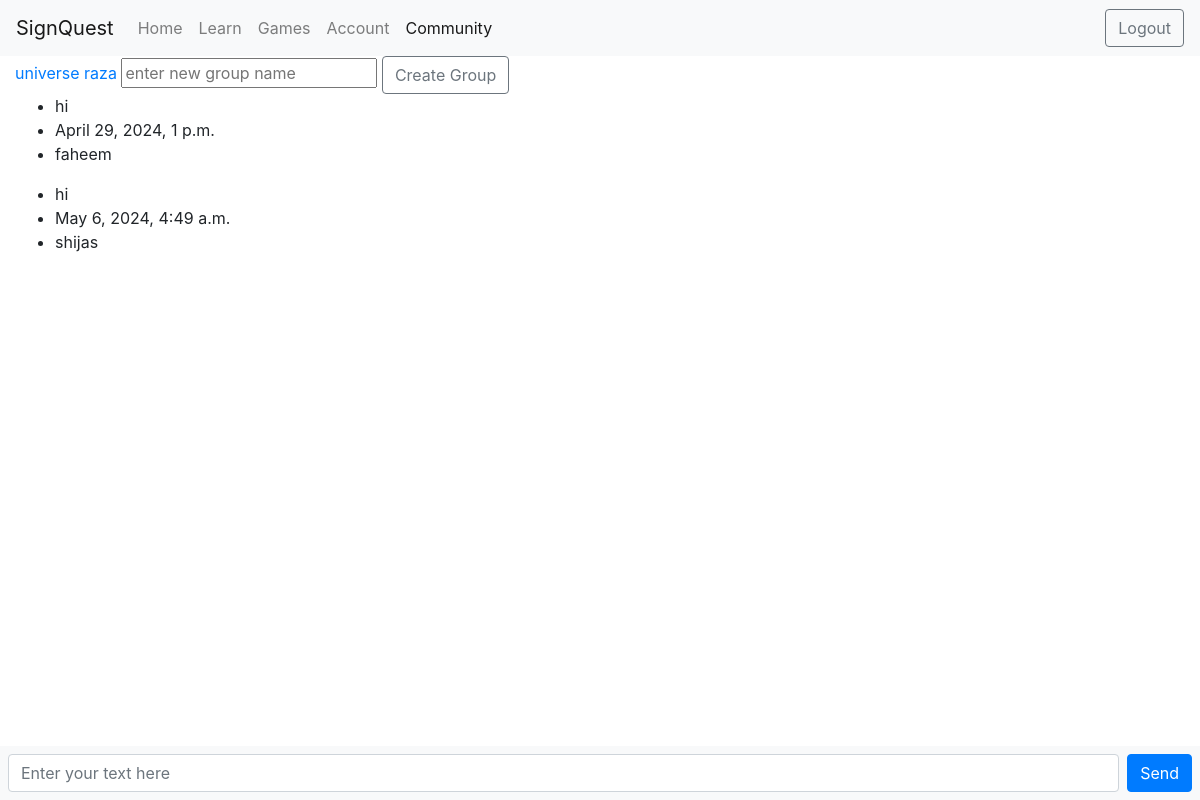
/community/universe/ (signed in), run on an earlier commit of the app's database.
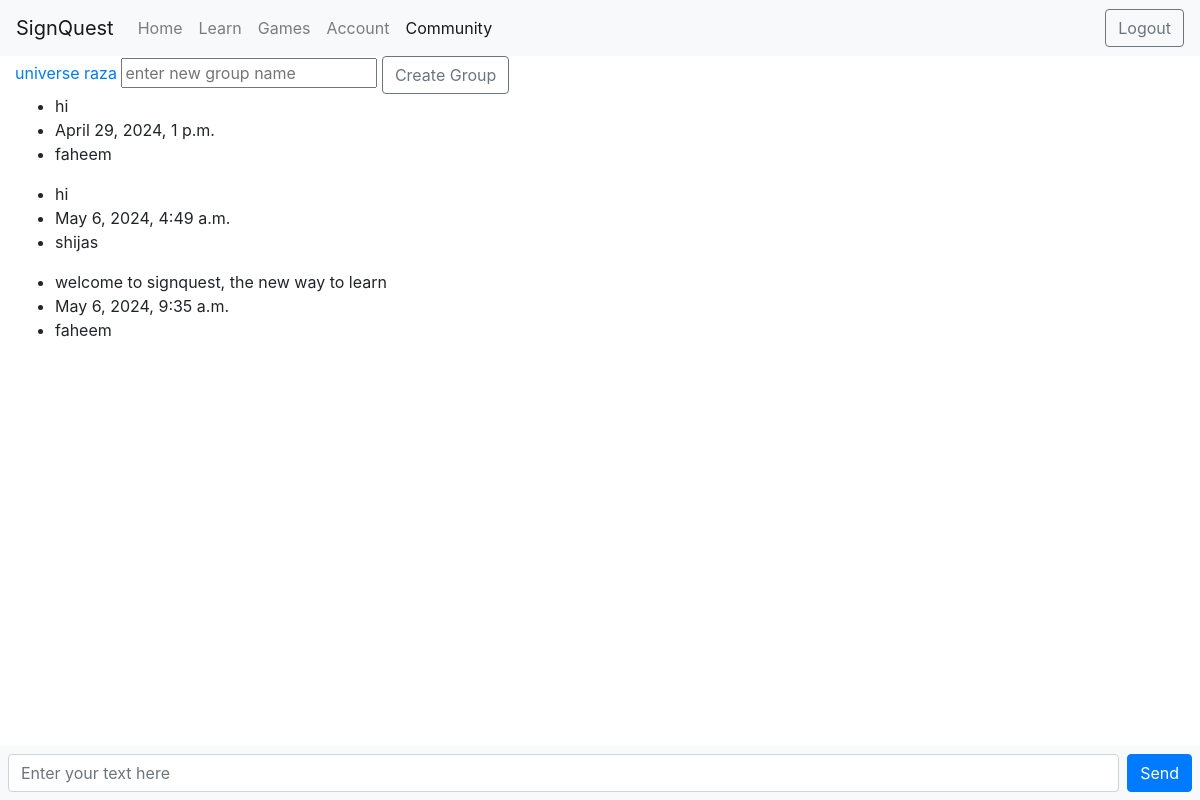
And on a later commit of the database.
### community/models.py (models this page shows, shortened)
class GroupModel(models.Model):
    group_name = models.CharField(max_length=100)
    def __str__(self):
        return self.group_name

class MessageModel(models.Model):
    message = models.CharField(max_length=100)
    time = models.DateTimeField(auto_now_add=True)
    author = models.ForeignKey(User, on_delete=models.SET_NULL, null=True)  # Change on_delete behavior
    group = models.ForeignKey(GroupModel, on_delete=models.CASCADE, null=True)

### community/views.py (the view)
# urls.py: path('community/', include('community.urls')),
@login_required
def community(request, group='main'):
    if request.method == 'POST':
        if group=='create_group':
            new_group_name = request.POST.get('new_group_name')
            if new_group_name:
                GroupModel.objects.create(group_name=new_group_name)
            else:
                print('xxxxxxxxxxxxxxxxxxxxxxx')
        elif group != 'main':
            message = request.POST.get('message')
            group_id = GroupModel.objects.get(group_name=group)
            MessageModel.objects.create(message=message, author=request.user, group=group_id)
        return redirect('community', group=group)
    else:
        groups = GroupModel.objects.all()
        if group == 'main' or group=='create_group':
            community_messages = None
        else:
            group_id = GroupModel.objects.get(group_name=group).id
            community_messages = MessageModel.objects.filter(group=group_id)
        return render(request, 'community/community.html', {'groups': groups, 'current_group': group, 'messages': community_messages})

### community/templates/community/community.html (shortened to what this page needs)
{% extends 'home/base.html' %}
{% block content%}
<div>
    {% for single_group in groups %}
      <a href="{% url 'community' group=single_group %}">{{ single_group }}</a>
    {% endfor %}
    <form class="form-inline my-2 my-lg-0 d-inline" action="{% url 'community' group='create_group' %}" method="post">
      <input type="text" name="new_group_name" placeholder="enter new group name">
      <button class="btn btn-outline-secondary my-2 my-sm-0" type="submit">Create Group</button>
    </form>
  </div>
  <div class="scrollable-div" id="scrollableDiv">
    {% for message in messages %}
      <ul>
        <li>{{ message.message }}</li>
        <li>{{ message.time }}</li>
        {% if message.author == None %}
          <li>Deleted User</li>
        {% else %}
          <li>{{ message.author }}</li>
        {% endif %}
      </ul>
    {% endfor %}
  </div>
  <div class="row fixed-bottom bg-light p-2">
    <div class="col">
      <form id="messageForm" action="{% url 'community' group=current_group %}" method="post">
        <div class="d-flex">
          <input type="text" name="message" class="form-control flex-grow-1 mr-2" placeholder="Enter your text here" autofocus>
          <button type="submit" class="btn btn-primary">Send</button>
        </div>
      </form>
    </div>
  </div>
{% endblock %}

### home/templates/home/base.html (shortened to what this page needs)
<!doctype html>
<html lang="en">
<head>
    <link rel="stylesheet" href="https://cdn.jsdelivr.net/npm/bootstrap@4.4.1/dist/css/bootstrap.min.css">
</head>
<body>
    <nav class="navbar navbar-expand-lg navbar-light bg-light">
        <a class="navbar-brand" href="{% url 'home' %}">SignQuest</a>
        <div class="collapse navbar-collapse" id="navbarSupportedContent">
            <ul class="navbar-nav mr-auto">
                <li class="nav-item {% if request.path == '/' %} active {% endif %} ">
                    <a class="nav-link" href="{% url 'home' %}">Home <span class="sr-only">(current)</span></a>
                </li>
                <li class="nav-item {% if '/learning/' in request.path %} active {% endif %}} ">
                    <a class="nav-link" href="{% url 'learning' %}">Learn</a>
                </li>
                <li class="nav-item {% if '/game/' in request.path %} active {% endif %} ">
                    <a class="nav-link" href="{% url 'game' %}">Games</a>
                </li>
                <li class="nav-item {% if '/account/' in request.path %} active {% endif %} ">
                    <a class="nav-link" href="{% url 'account' %}">Account</a>
                </li>
                <li class="nav-item {% if '/community/' in request.path %} active {% endif %} ">
                    <a class="nav-link" href="{% url 'community' group='universe' %}">Community</a>
                </li>
            </ul>
            {% if user.is_authenticated %}
            <form class="form-inline my-2 my-lg-0" action="{% url 'logout' %}" method="post">
                <button class="btn btn-outline-secondary my-2 my-sm-0" type="submit">Logout</button>
            </form>
            {% else %}
            <form class="form-inline my-2 my-lg-0" action="{% url 'login' %}" method="get">
                <button class="btn btn-outline-secondary my-2 my-sm-0" type="submit">Login</button>
            </form>
            {% endif %}
        </div>
    </nav>
    <div class="container-fluid">
        {% block content %}   {% endblock %}
    </div>
</body>
</html>

### community/templates/community/community.html (style rules this page uses)
.scrollable-div { height: 550px; overflow-y: auto; overflow-x: hidden; }

What changed in the data, as far as the page shows it:
added MessageModel: message "welcome to signquest, the new way to learn", time "May 6, 2024, 9:35 a.m.", author "faheem"
